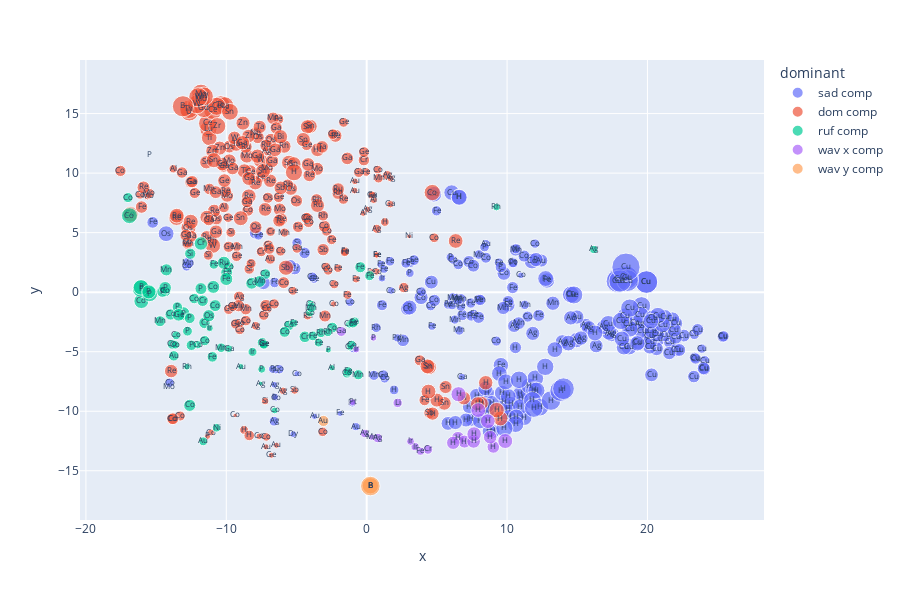

The notebook cell saved with this chart:
### Code cell
fig = px.scatter(df_mapping, x="x", y="y", color="dominant", size="Doop", text="M", custom_data=["M", "Ligand", "Axial", "Coord_No", "No_Subs",  "Doop", "CCDC", "dominant"], width=900, height=600)
fig.update_traces(hovertemplate="CCDC: %{customdata[6]}<br>%{customdata[0]} %{customdata[1]} %{customdata[2]} <br>Coordination Number: %{customdata[3]} <br>%{customdata[7]}")
fig.update_traces(textfont_size=8)

### Figure 1 — Plotly figure (JSON) as saved in the notebook; plotly's stock layout.template omitted (floating-point values rounded to 4 significant figures; data arrays with more than 128 entries replaced by an {"elided": "..."} marker saying what was removed)
{"data": [{"customdata": {"elided": "232x8 mixed values"}, "hovertemplate": "CCDC: %{customdata[6]}<br>%{customdata[0]} %{customdata[1]} %{customdata[2]} <br>Coordination Number: %{customdata[3]} <br>%{customdata[7]}", "legendgroup": "sad comp", "marker": {"color": "#636efa", "size": {"elided": "232 float values"}, "sizemode": "area", "sizeref": 0.007572, "symbol": "circle"}, "mode": "markers+text", "name": "sad comp", "orientation": "v", "showlegend": true, "text": {"elided": "232 str values"}, "textfont": {"size": 8}, "type": "scatter", "x": {"elided": "232 float values"}, "xaxis": "x", "y": {"elided": "232 float values"}, "yaxis": "y"}, {"customdata": {"elided": "242x8 mixed values"}, "hovertemplate": "CCDC: %{customdata[6]}<br>%{customdata[0]} %{customdata[1]} %{customdata[2]} <br>Coordination Number: %{customdata[3]} <br>%{customdata[7]}", "legendgroup": "dom comp", "marker": {"color": "#EF553B", "size": {"elided": "242 float values"}, "sizemode": "area", "sizeref": 0.007572, "symbol": "circle"}, "mode": "markers+text", "name": "dom comp", "orientation": "v", "showlegend": true, "text": {"elided": "242 str values"}, "textfont": {"size": 8}, "type": "scatter", "x": {"elided": "242 float values"}, "xaxis": "x", "y": {"elided": "242 float values"}, "yaxis": "y"}, {"customdata": {"elided": "85x8 mixed values"}, "hovertemplate": "CCDC: %{customdata[6]}<br>%{customdata[0]} %{customdata[1]} %{customdata[2]} <br>Coordination Number: %{customdata[3]} <br>%{customdata[7]}", "legendgroup": "ruf comp", "marker": {"color": "#00cc96", "size": [0.2519, 0.08474, 0.1459, 0.4092, 0.2986, 0.3697, 0.4242, 0.5282, 0.5425, 0.6359, 0.4382, 0.5568, 0.961, 0.2413, 0.4252, 0.3989, 0.26, 0.1963, 0.3568, 0.2891, 0.2723, 0.415, 0.3868, 0.4078, 0.1935, 0.3268, 0.3639, 0.4809, 0.4543, 0.8494, 0.1766, 0.2524, 0.5132, 0.4966, 0.6865, 0.5091, 0.5304, 0.6428, 0.4264, 0.4685, 0.3704, 0.3437, 0.3749, 0.3731, 0.2981, 0.3432, 0.3605, 0.2548, 0.3059, 0.1897, 0.5337, 0.5565, 0.3464, 0.3948, 0.4576, 0.3769, 1.862e-06, 0.2765, 0.5701, 0.3679, 0.1708, 0.2226, 0.2946, 0.6459, 1.144, 0.5461, 0.4123, 0.4796, 0.2407, 0.9455, 0.7105, 0.1404, 0.4703, 0.367, 0.4481, 0.9184, 0.5995, 0.4165, 0.7474, 0.409, 0.3336, 0.3261, 0.6001, 0.1489, 0.2289], "sizemode": "area", "sizeref": 0.007572, "symbol": "circle"}, "mode": "markers+text", "name": "ruf comp", "orientation": "v", "showlegend": true, "text": ["Ag", "Ag", "Au", "Au", "Au", "Co", "Co", "Co", "Co", "Co", "Co", "Co", "Co", "Co", "Co", "Co", "Co", "Co", "Co", "Co", "Co", "Co", "Co", "Co", "Co", "Co", "Co", "Co", "Co", "Co", "Co", "Co", "Cr", "Cr", "Cr", "Cr", "Fe", "Fe", "Fe", "Fe", "Fe", "Fe", "Fe", "Fe", "Fe", "Fe", "Fe", "Fe", "Ir", "Ir", "Mn", "Mn", "Mn", "Mn", "Mn", "Mn", "Mo", "Ni", "Os", "Rh", "Rh", "Rh", "Rh", "Ru", "P", "P", "Si", "Si", "P", "P", "P", "P", "P", "P", "P", "P", "P", "P", "P", "P", "Ge", "Ge", "Ge", "Al", "Ga"], "textfont": {"size": 8}, "type": "scatter", "x": [16.18, -7.547, -8.963, -13.74, -11.64, -9.808, -7.208, -8.191, -10.79, -10.92, -2.452, -12.6, -16.9, -1.225, -5.539, -11.54, -12.04, -3.997, -13.85, -13.57, -13.63, -12.28, -17.0, -14.33, -1.182, -1.407, -1.081, -13.96, -5.843, -16.05, -6.554, -4.053, -4.402, -11.69, -11.81, -11.55, -9.972, -9.999, -10.99, -0.4497, 0.213, -10.88, -0.872, -0.9877, -3.418, -1.322, -3.834, -5.207, -8.133, -11.18, -7.622, -14.27, -10.36, -0.6022, -14.72, -3.941, -14.06, -10.69, -11.24, -3.261, -12.8, 9.242, -2.76, -10.17, -16.07, -11.81, -7.428, -12.57, -7.477, -15.45, -13.08, -2.736, -14.56, -12.76, -12.6, -16.07, -14.35, -12.49, -15.52, -13.49, -7.299, -7.334, -13.39, -2.473, -9.816], "xaxis": "x", "y": [3.586, -7.671, -6.253, -5.347, -12.53, 2.149, 1.522, 0.748, -1.128, 0.4425, -2.971, -9.503, 6.427, -2.686, -2.788, -4.067, -4.409, -0.9527, -4.382, -3.624, -4.422, -0.536, 7.946, 0.06101, -4.646, -6.823, -4.446, -1.873, -3.33, -0.7462, -9.932, -1.71, -3.748, -0.7208, 4.09, -2.576, 1.668, 1.107, -5.432, 2.096, 1.383, 2.33, -2.494, -2.591, -4.228, -6.659, -3.672, -2.604, -5.014, -3.021, 0.8996, 1.876, -4.665, -6.932, -2.439, -1.287, -7.977, -11.39, -1.98, -3.404, -6.259, 7.148, -3.365, 2.473, 0.2836, 0.2988, -4.249, 3.231, -6.473, -0.1302, -1.793, -4.86, 0.03474, -3.274, -2.181, 0.4075, 0.3673, -4.458, 0.02577, -1.246, -4.391, -4.385, -1.903, -6.348, -4.745], "yaxis": "y"}, {"customdata": {"elided": "23x8 mixed values"}, "hovertemplate": "CCDC: %{customdata[6]}<br>%{customdata[0]} %{customdata[1]} %{customdata[2]} <br>Coordination Number: %{customdata[3]} <br>%{customdata[7]}", "legendgroup": "wav x comp", "marker": {"color": "#ab63fa", "size": [0.2774, 0.3398, 0.3466, 0.2479, 0.1817, 0.2514, 0.2327, 0.1552, 0.1785, 0.1739, 0.3291, 0.3755, 0.5944, 0.636, 0.638, 0.6702, 0.69, 0.713, 0.7933, 0.8099, 0.8224, 0.8445, 0.8682], "sizemode": "area", "sizeref": 0.007572, "symbol": "circle"}, "mode": "markers+text", "name": "wav x comp", "orientation": "v", "showlegend": true, "text": ["Ag", "Ag", "Cr", "Fe", "Ir", "Ir", "Ir", "Mn", "Pt", "P", "Li", "Ga", "H", "H", "H", "H", "H", "H", "H", "H", "H", "H", "H"], "textfont": {"size": 8}, "type": "scatter", "x": [-0.1336, 0.7927, 4.355, 3.831, -0.7408, 3.449, 3.122, 0.3554, -1.005, 0.4796, 2.205, -1.81, 9.019, 6.505, 6.967, 6.163, 8.798, 7.616, 7.652, 8.632, 7.95, 9.872, 6.542], "xaxis": "x", "y": [-11.87, -12.25, -13.21, -13.35, -4.81, -12.98, -12.53, -12.17, -9.242, -3.836, -9.298, -3.3, -13.0, -12.24, -12.55, -12.65, -12.18, -12.53, -11.91, -10.83, -9.901, -12.5, -8.57], "yaxis": "y"}, {"customdata": [["Au", "(CF3)8-FTPC", null, 4, 11, 0.4682, "848093", "wav y comp"], ["B", "TPC", "H/Ph", 4, 3, 0.9892, "745645", "wav y comp"], ["B", "TPC", "H/Ph", 4, 3, 1.002, "745644", "wav y comp"], ["B", "Br8-TPC", "F2", 6, 11, 1.449, "1011019", "wav y comp"]], "hovertemplate": "CCDC: %{customdata[6]}<br>%{customdata[0]} %{customdata[1]} %{customdata[2]} <br>Coordination Number: %{customdata[3]} <br>%{customdata[7]}", "legendgroup": "wav y comp", "marker": {"color": "#FFA15A", "size": [0.4682, 0.9892, 1.002, 1.449], "sizemode": "area", "sizeref": 0.007572, "symbol": "circle"}, "mode": "markers+text", "name": "wav y comp", "orientation": "v", "showlegend": true, "text": ["Au", "B", "B", "B"], "textfont": {"size": 8}, "type": "scatter", "x": [-3.078, 0.2642, 0.2639, 0.2626], "xaxis": "x", "y": [-10.82, -16.26, -16.26, -16.28], "yaxis": "y"}], "layout": {"height": 600, "legend": {"itemsizing": "constant", "title": {"text": "dominant"}, "tracegroupgap": 0}, "margin": {"t": 60}, "width": 900, "xaxis": {"anchor": "y", "domain": [0, 1], "title": {"text": "x"}}, "yaxis": {"anchor": "x", "domain": [0, 1], "title": {"text": "y"}}}}
